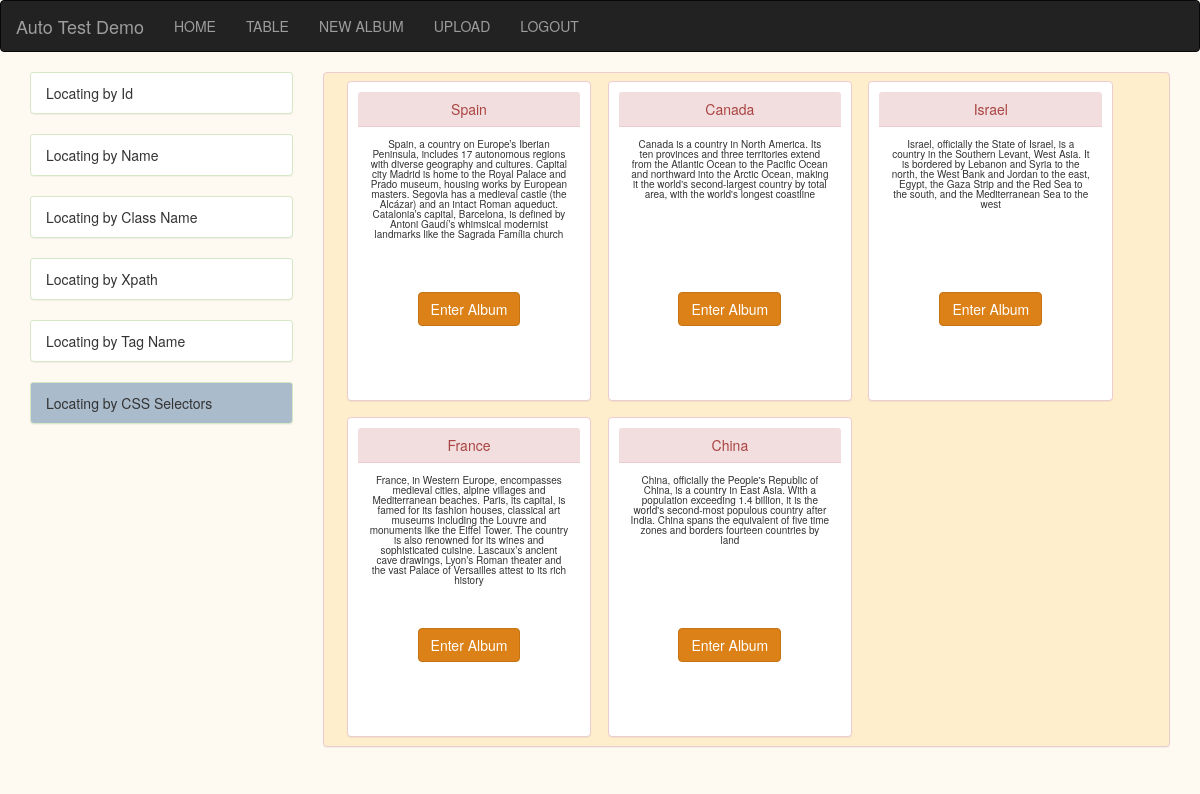
/index (signed in), run on the app's committed database.
### model/models.py (models this page shows)
class IMAGE_ALBUM(db.Model):
    id = db.Column(db.Integer, primary_key=True)
    album_name = db.Column(db.String(100), unique=False, nullable=False)
    album_description = db.Column(db.String(100), unique=False, nullable=False)
    __table_args__ = (db.UniqueConstraint('id', 'album_name'),)

### main.py (the view)
@app.route('/')
@app.route('/index')
@login_required
def index():
    all_albums = IMAGE_ALBUM.query.all()
    return render_template('index.html',all_albums=all_albums)

### main.py (called while the page is built)
@login_manager.user_loader
def load_user(user_id):
    return USER_INFO.query.filter_by(id=user_id).first()

### templates/index.html
{% extends "layout.html" %}
{% block index %}
<div class='col-md-12 col-lg-12 panel panel-danger product_list' >
{% for each_album in all_albums %}
     <div id="{{ each_album.album_name }}" class="col-md-3 col-lg-3  panel panel-danger inventory">
         <div class="panel-heading">
            {{ each_album.album_name }}
         </div>
         <div class="panel-body" style="height:150px;padding:12px">
             <p style="font-size:10px">{{ each_album.album_description }}</p>
         </div>
         <div class= "panel-body">
             <a id='{{ each_album.album_name }}' href="{{ url_for('album_show',album_name = each_album.album_name) }}" role="button" class="btn btn-warning">Enter Album</a>
         </div>
     </div>
{% endfor %}
</div>
{% endblock %}

### static/css/index.css (style rules this page uses)
body { background-size: 100%; background-color: #FFFaF1; }
.inventory { padding:10px; width:30%; margin:1%; line-height:1; height:320px; text-align: center; }
.product_list { background-color: #ffeecc; }

### data on the page
IMAGE_ALBUM: album_name "Spain", album_description "Spain, a country on Europe’s Iberian Peninsula, includes 17 autonomous regions with diverse geography and cultures. Capital city Madrid is home to the Royal Palace and Prado museum, housing works by European masters. Segovia has a medieval castle (the Alcázar) and an intact Roman aqueduct. Catalonia’s capital, Barcelona, is defined by Antoni Gaudí’s whimsical modernist landmarks like the Sagrada Família church"
IMAGE_ALBUM: album_name "Canada", album_description "Canada is a country in North America. Its ten provinces and three territories extend from the Atlantic Ocean to the Pacific Ocean and northward into the Arctic Ocean, making it the world's second-largest country by total area, with the world's longest coastline"
IMAGE_ALBUM: album_name "Israel", album_description "Israel, officially the State of Israel, is a country in the Southern Levant, West Asia. It is bordered by Lebanon and Syria to the north, the West Bank and Jordan to the east, Egypt, the Gaza Strip and the Red Sea to the south, and the Mediterranean Sea to the west"
IMAGE_ALBUM: album_name "France", album_description "France, in Western Europe, encompasses medieval cities, alpine villages and Mediterranean beaches. Paris, its capital, is famed for its fashion houses, classical art museums including the Louvre and monuments like the Eiffel Tower. The country is also renowned for its wines and sophisticated cuisine. Lascaux’s ancient cave drawings, Lyon’s Roman theater and the vast Palace of Versailles attest to its rich history"
IMAGE_ALBUM: album_name "China", album_description "China, officially the People's Republic of China, is a country in East Asia. With a population exceeding 1.4 billion, it is the world's second-most populous country after India. China spans the equivalent of five time zones and borders fourteen countries by land"
